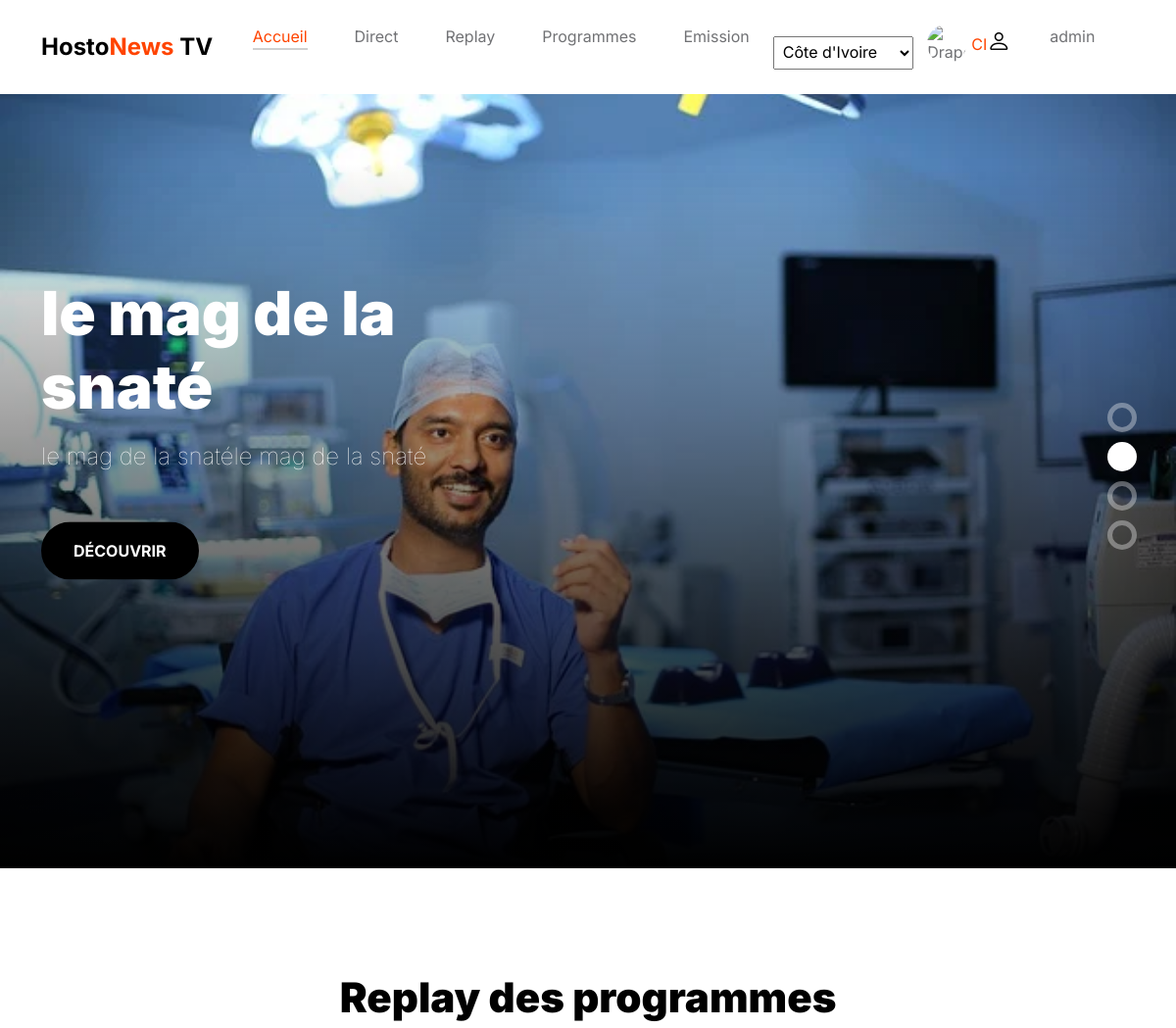
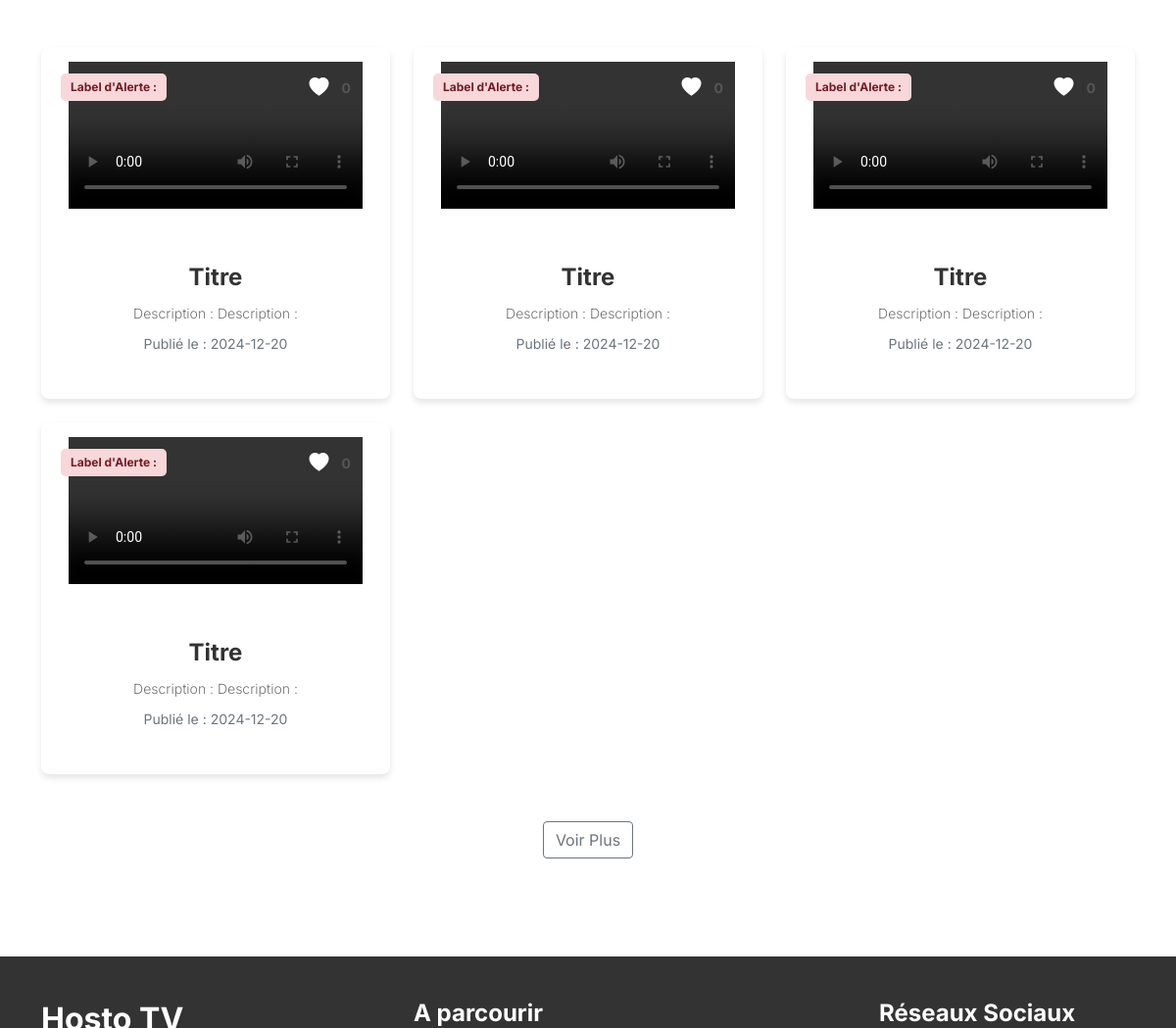
Screenshot of /replay.php with the database file from the repository (2 pictures, top to bottom).
### tables this page shows
CREATE TABLE IF NOT EXISTS `banniere` (
  `id` int NOT NULL AUTO_INCREMENT,
  `images_grd` varchar(255) NOT NULL,
  `titre` varchar(255) NOT NULL,
  `ptte_descript` varchar(255) NOT NULL,
  `grde_descript` longtext NOT NULL,
  `date_poster` datetime NOT NULL DEFAULT CURRENT_TIMESTAMP,
  `id_pays` varchar(255) NOT NULL COMMENT 'à prendre dans la table images qui sera créer',
  PRIMARY KEY (`id`)
);

CREATE TABLE IF NOT EXISTS `replay` (
  `id` int NOT NULL AUTO_INCREMENT,
  `image_path` varchar(225) DEFAULT NULL,
  `video_url` varchar(255) DEFAULT NULL,
  `alert_label` varchar(50) DEFAULT NULL,
  `reaction_count` int DEFAULT '0',
  `title` varchar(100) DEFAULT NULL,
  `description` text,
  `recapitulatif` longtext,
  `event_date` date DEFAULT NULL,
  `token_ident` varchar(50) DEFAULT NULL,
  PRIMARY KEY (`id`)
);

### entete2.php (the view, shortened to what this page needs)
<body>
<main>
        <nav class="navbar navbar-expand-lg">
            <div class="container">
                <a class="navbar-brand" href="index.php">
                    <strong>Hosto<span>News</span> TV</strong>
                </a>
                <div class="collapse navbar-collapse" id="navbarNav">
                    <ul class="navbar-nav mx-auto">
                        <li class="nav-item">
                            <a class="nav-link active " href="index.php">Accueil</a>
                        </li>
                        <li class="nav-item">
                            <a class="nav-link" href="direct.php">Direct</a>
                        </li>
                        <li class="nav-item">
                            <a class="nav-link" href="replay.php">Replay</a>
                        </li>
                        <li class="nav-item dropdown">
                            <a class="nav-link" href="programme.php">Programmes</a>
                        </li>
                        <li class="nav-item dropdown">
                            <a class="nav-link" href="emission.php">Emission</a>
                        </li>
                        <li class="nav-item">
                            <div class="d-none d-lg-block">
                                <select id="country-select" onchange="changeFlag()">
                                    <option value="ci" data-flag="https://flagcdn.com/w320/ci.png">Côte d'Ivoire</option>
                                </select>
                                <a href="profile.php" id="country-link">
                                    <img id="country-flag" src="https://flagcdn.com/w320/ci.png" alt="Drapeau" width="40px" style="border-radius:30px;">
                                    <span id="country-code">CI</span>
                                </a>
                            </div>
                        </li>
                        <li class="nav-item">
                            <?php
                                if(isset($_SESSION['acces_token'])){
                                    include('includes/photo_profile.php');
                                }else {
                                    echo '<a href="connexion.php" class="bi-person custom-icon me-3"></a>
                                        <ul class="dropdown-menu">
                                            <li><a href="inscription.php">Inscription</a></li>
                                            <li><a href="connexion.php">Se connecter</a></li>
                                        </ul>';
                                }
                            ?>
                        </li>
                        <li class="nav-item">
                            <a class="nav-link" href="admin.php">admin</a>
                        </li>
                    </ul>
                </div>
            </div>
        </nav>

### scrolle.php
<?php
    try {
        $stmt = $connect->prepare("SELECT * FROM banniere ORDER BY date_poster DESC");
        $stmt->execute();
        $bannieres = $stmt->fetchAll(PDO::FETCH_ASSOC);
    } catch (PDOException $e) {
        die("Erreur lors de la récupération des données : " . $e->getMessage());
    }
?>
        <section class="slick-slideshow">
        <?php foreach ($bannieres as $banniere): ?>
    <div class="slick-custom">
                <img src="images/slideshow/baniere/<?php echo htmlspecialchars($banniere['images_grd']); ?>" class="img-fluid" alt="<?php echo htmlspecialchars($banniere['titre']); ?>">
                <div class="slick-bottom">
                    <div class="container">
                        <div class="row">
                            <div class="col-lg-6 col-10">
                                <h1 class="slick-title"><?php echo htmlspecialchars($banniere['titre']); ?></h1>
                                <p class="lead text-white mt-lg-3 mb-lg-5"><?php echo htmlspecialchars($banniere['ptte_descript']); ?></p>
                                <a href="detail_baniere.php?id=<?php echo htmlspecialchars($banniere['id']); ?>" class="btn custom-btn">Découvrir</a>
                            </div>
                        </div>
                    </div>
                </div>
            </div>
        <?php endforeach; ?>
</section>

### session_replay.php (shortened to what this page needs)
<?php
    $sql = "SELECT * FROM replay";
    $stmt = $pdo->query($sql);
    $replays = $stmt->fetchAll(PDO::FETCH_ASSOC);
?>
                <?php foreach ($replays as $replay): ?>
                    <div class="col-lg-4 col-md-6 col-12 mb-4">
                        <div class="product-thumb">
                            <a href="detail_replay.php?id=<?= $replay['id'] ?>">
                                <video src="<?= htmlspecialchars($replay['video_url']) ?>" controls autoplay loop ></video>
                            </a>
                            <div class="product-top d-flex justify-content-between align-items-center mt-3">
                                <span class="product-alert"><?= htmlspecialchars($replay['alert_label'] ?? '') ?></span>
                                <button class="reaction-btn" data-id="<?= $replay['id'] ?>" onclick="handleReaction(event)">
                                    <i class="bi bi-heart-fill product-icon"></i>
                                    <span class="reaction-count"><?= htmlspecialchars($replay['reaction_count'] ?? 0) ?></span>
                                </button>
                            </div>
                            <div class="product-info mt-3">
                                <h5 class="product-title mb-2">
                                    <a href="detail_replay.php?id=<?= $replay['id'] ?>" class="product-title-link"><?= htmlspecialchars($replay['title']) ?></a>
                                </h5>
                                <p class="product-p mb-2"><?= htmlspecialchars($replay['description']) ?></p>
                                <small class="product-price text-muted">Publié le : <?= htmlspecialchars($replay['event_date']) ?></small>
                            </div>
                        </div>
                    </div>
                <?php endforeach; ?>

### css/tooplate-little-fashion.css (style rules this page uses)
:root { --white-color: #FFFFFF; --primary-color: #FF4400; --section-bg-color: #f0f8ff; --dark-color: #000000; --grey-color: #d0d1d1; --p-color: #717275; --body-font-family: 'Inter', sans-serif; --h5-font-size: 24px; --p-font-size: 20px; --copyright-text-font-size: 16px; --product-link-font-size: 14px; --custom-link-font-size: 12px; --font-weight-thin: 100; --font-weight-light: 300; --font-weight-normal: 400; --font-weight-bold: 700; --font-weight-black: 900; }
body, html { height: 100%; }
html { scroll-behavior: smooth; }
body { background: var(--white-color); font-family: var(--body-font-family); position: relative; }
h2, h3, h4, h5, h6 { color: var(--dark-color); line-height: inherit; }
h1, h2, h3, h4, h5, h6 { font-weight: var(--font-weight-bold); }
h1, h2 { font-weight: var(--font-weight-black); }
h1 { font-size: 64px; line-height: normal; }
h5 { font-size: 24px; }
p { color: var(--p-color); font-size: var(--p-font-size); font-weight: var(--font-weight-light); }
a, button { touch-action: manipulation; transition: all 0.3s; }
a { color: var(--p-color); text-decoration: none; }
.lead { font-size: 1.5rem; font-weight: var(--font-weight-thin); }
b, strong { font-weight: var(--font-weight-bold); }
.custom-btn { background: var(--dark-color); border-radius: 50px; color: var(--white-color); font-size: var(--copyright-text-font-size); text-transform: uppercase; padding: 16.50px 20px; }
.custom-icon { color: var(--p-color); font-size: 24px; }
.custom-icon { display: inline-block; vertical-align: middle; }
.navbar { background: var(--white-color); position: fixed; top: 0; right: 0; left: 0; padding: 25px 0; z-index: 2; will-change: transform; transition: transform 300ms linear; }
.navbar span, h2 span, h4 span { color: var(--primary-color); }
.navbar-brand { color: var(--dark-color); font-size: 24px; font-weight: var(--font-weight-light); margin: 0; padding: 0; }
.navbar-expand-lg .navbar-nav .nav-link { display: inline-block; padding: 0; margin-right: 1.5rem; margin-left: 1.5rem; }
.nav-link { color: var(--p-color); font-size: 16px; position: relative; }
.navbar .nav-link::after { position: absolute; top: 100%; left: 0; width: 100%; height: 2px; background: var(--grey-color); content: ''; opacity: 0; -webkit-transition: opacity 0.3s, -webkit-transform 0.3s; -moz-transition: opacity 0.3s, -moz-transform 0.3s; transition: opacity 0.3s, transform 0.3s; -webkit-transform: translateY(10px); -moz-transform: translateY(10px); transform: translateY(10px); }
.navbar .nav-link.active::after, .navbar .nav-link:hover::after { opacity: 1; -webkit-transform: translateY(0px); -moz-transform: translateY(0px); transform: translateY(0px); }
.navbar .nav-link.active, .navbar .nav-link:hover { color: var(--primary-color); }
@media (min-width: 992px) { .slick-slideshow { height: 100vh; } }
.slick-slideshow { margin-top: 86px; }
.slick-title { color: var(--white-color); }
.slick-custom { position: relative; }
.slick-custom img { width: 100%; object-fit: cover; }
.slick-bottom { background: linear-gradient(to top, var(--dark-color), transparent 90%); position: absolute; z-index: 2; bottom: 0; right: 0; left: 0; width: 100%; height: 100%; }
.slick-bottom .container { position: absolute; top: 40%; left: 50%; transform: translate(-50%, -40%); }
.slick-slideshow .custom-btn { font-weight: var(--font-weight-bold); display: inline-block; padding-right: 32px; padding-left: 32px; }
section { content-visibility: auto; contain-intrinsic-size: 700px; }
.product-thumb { background: var(--white-color); position: relative; transition: all 0.5s ease-out; }
.product-top { position: absolute; top: 0; right: 0; left: 0; margin: 20px; }
.product-info { padding: 30px 20px; }
.product-icon { color: var(--white-color); }
.product-title-link { color: var(--dark-color); }
.product-alert { background: var(--white-color); color: var(--p-color); font-size: var(--custom-link-font-size); font-weight: var(--font-weight-bold); padding: 3px 10px; }
.product-p { font-size: var(--product-link-font-size); }
@media screen and (max-width: 1200px) { h1 { font-size: 62px; } }
.nav-item.dropdown, .dropdown-submenu { position: relative; }

### rows the page displays
banniere: images_grd (picture), titre "le mag de la snaté", ptte_descript "le mag de la snatéle mag de la snaté"
replay: alert_label "Label d'Alerte :", reaction_count "0", title "Titre", description "Description : Description :", event_date "2024-12-20"
replay: alert_label "Label d'Alerte :", reaction_count "0", title "Titre", description "Description : Description :", event_date "2024-12-20"
replay: alert_label "Label d'Alerte :", reaction_count "0", title "Titre", description "Description : Description :", event_date "2024-12-20"
replay: alert_label "Label d'Alerte :", reaction_count "0", title "Titre", description "Description : Description :", event_date "2024-12-20"
